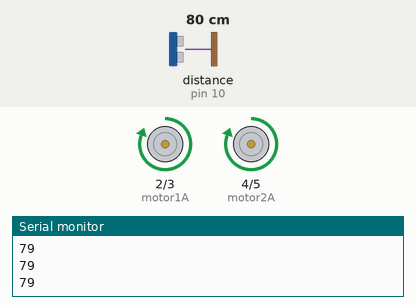
Recording of a sketch running on a simulated Arduino Uno, built with avr-gcc and run on an emulated ATmega328P. Parts: motor-driver pin pairs drawn as motors (green arrow = first pin HIGH = forward, orange = second pin HIGH = backward, longer = more drive), the last lines printed to the serial monitor. Wiring (inferred from the names in the program): ultrasonic range finder: trigger pin 9; echo pin 10. The inputs (shaded band) are chosen by the test bench; at power-on: distance to the obstacle (sensor on pin 10) 80 cm. The echo pulse lasts 58.3 µs per cm.

Above: at 1.2 s.
1.3 s: distance to the obstacle (sensor on pin 10) set to 23 cm
2.8 s: distance to the obstacle (sensor on pin 10) set to 19 cm
At 3.8 s:
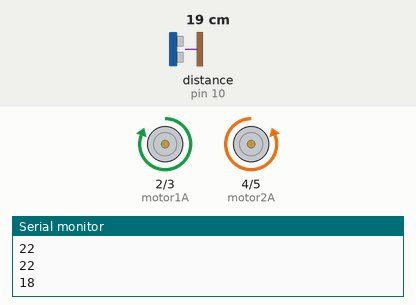
5.8 s: distance to the obstacle (sensor on pin 10) set to 35 cm
At 5.8 s:
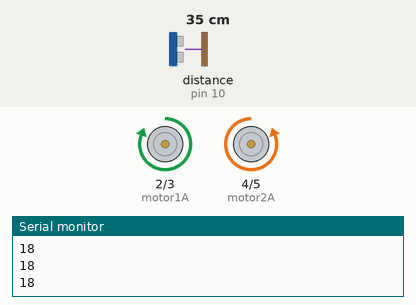
7.9 s: distance to the obstacle (sensor on pin 10) set to 2 cm
At 8.3 s:
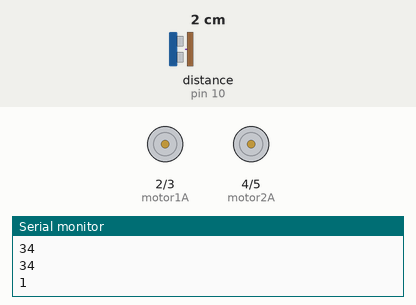
Timing chart, 0 to 11.9 s (numbered marks = the images above; inputs shaded):
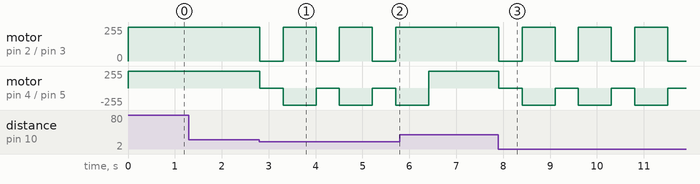

The sketch:

obstacle_avoiding_car.ino
```cpp
#define trigPin 9
#define echoPin 10

#define motor1A 2
#define motor1B 3
#define motor2A 4
#define motor2B 5

long duration;
int distance;

void setup() {
  pinMode(trigPin, OUTPUT);
  pinMode(echoPin, INPUT);

  pinMode(motor1A, OUTPUT);
  pinMode(motor1B, OUTPUT);
  pinMode(motor2A, OUTPUT);
  pinMode(motor2B, OUTPUT);

  Serial.begin(9600);
}

void loop() {
  distance = getDistance();
  Serial.println(distance);

  if (distance > 20) {
    moveForward();
  } else {
    stopCar();
    delay(500);
    turnRight();
    delay(700);
  }
}

int getDistance() {
  digitalWrite(trigPin, LOW);
  delayMicroseconds(2);

  digitalWrite(trigPin, HIGH);
  delayMicroseconds(10);
  digitalWrite(trigPin, LOW);

  duration = pulseIn(echoPin, HIGH);
  return duration * 0.034 / 2;
}

void moveForward() {
  digitalWrite(motor1A, HIGH);
  digitalWrite(motor1B, LOW);
  digitalWrite(motor2A, HIGH);
  digitalWrite(motor2B, LOW);
}

void stopCar() {
  digitalWrite(motor1A, LOW);
  digitalWrite(motor1B, LOW);
  digitalWrite(motor2A, LOW);
  digitalWrite(motor2B, LOW);
}

void turnRight() {
  digitalWrite(motor1A, HIGH);
  digitalWrite(motor1B, LOW);
  digitalWrite(motor2A, LOW);
  digitalWrite(motor2B, HIGH);
}
```

Measured:
- the behaviour switches between 22 and 21 cm on distance to the obstacle (sensor on pin 10) (found by bisection; images 0 and 1)
- after the input at 2.8 s, motor on pin 2 (motor1A) / pin 3 (motor1B): alternates forward 255/255 for 0.70 s and stopped for 0.50 s, starting at once; motor on pin 4 (motor2A) / pin 5 (motor2B): alternates backward 255/255 for 0.70 s and stopped for 0.50 s, starting at once
- after the input at 5.8 s, motor on pin 2 (motor1A) / pin 3 (motor1B): stays forward 255/255 (without the input it goes to stopped after 0.61 s)
- after the input at 7.9 s, motor on pin 2 (motor1A) / pin 3 (motor1B): alternates forward 255/255 for 0.70 s and stopped for 0.50 s, starting at once; motor on pin 4 (motor2A) / pin 5 (motor2B): alternates backward 255/255 for 0.70 s and stopped for 0.50 s, starting at once
